Frame 1 (no input): blank canvas, image omitted
Frame 60 (no input): blank canvas, image omitted
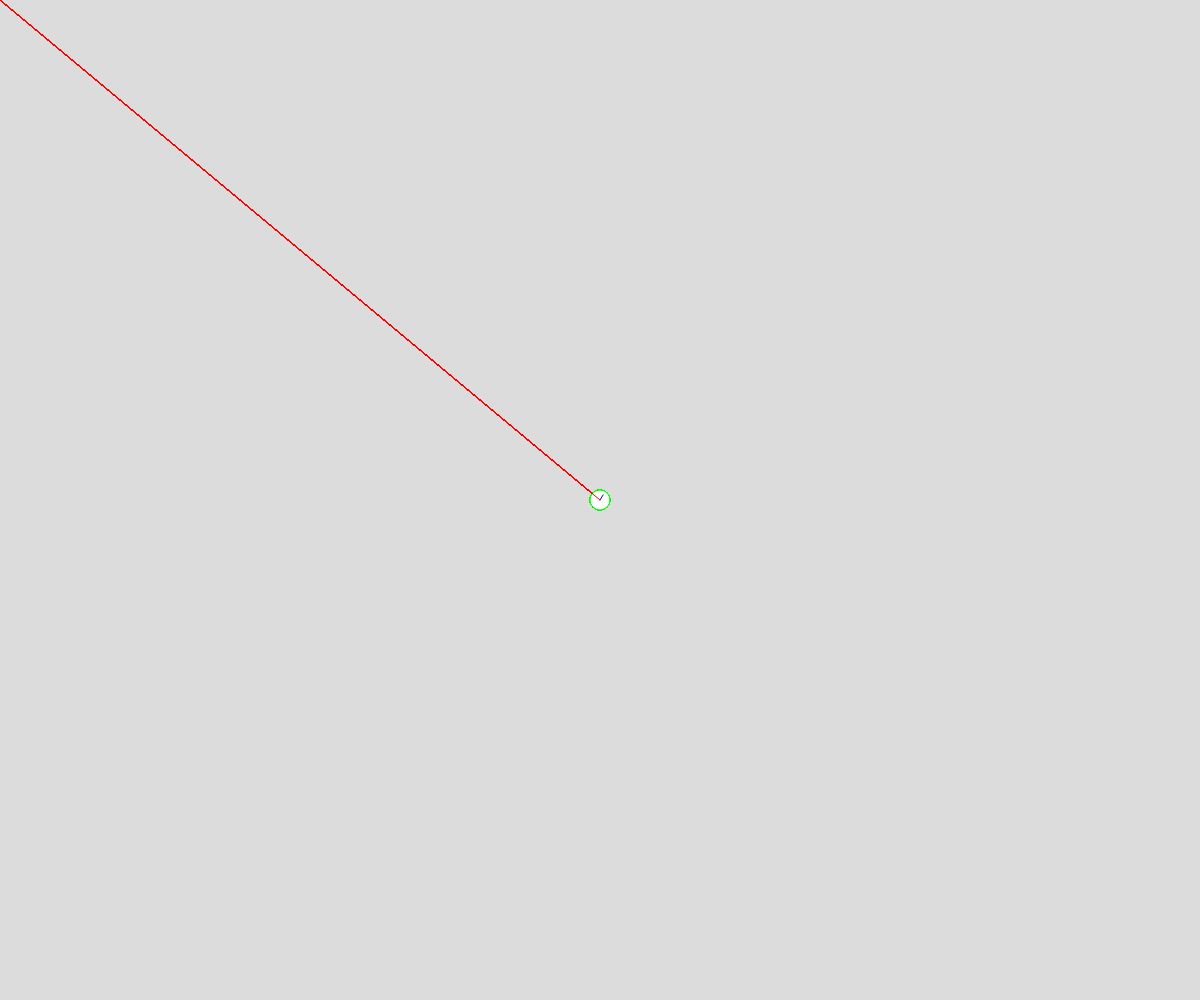
Frame 120 (the mouse pressed at the canvas centre since frame 60)

The p5.js sketch whose frames 1 and 60 were blank and that drew this single picture after the mouse press (run headless with seeded random() and noise() and a simulated clock; from frame 60 on, the mouse is pressed at the canvas centre):

// p5.js sketch
// ── sketch.js
// Vectors
// Jack Breckon
// Oct 27, 2026
let objects = [];


async function setup() {
  createCanvas(windowWidth, windowHeight);
  
}

function draw() {
  background(220);
  if(mouseIsPressed){
    objects.push(new Ball (mouseX,mouseY));

  }
  // process objects
  for (let o of objects){
    if(keyIsDown(' ')){
      o.move();
    }
    
    o.display();
  }
}

class Ball{
  constructor(x,y){
    this.pos = createVector(x,y);
    this.vel = createVector(random(0,5),-5);
    this.grav = createVector(0,0.2);
    this.force = createVector(0,0);
  }

  calcMouse(){
    //mouse vector attractor calculations
    this.force = createVector(mouseX,mouseY);
    this.force.sub(this.pos);
    this.force.normalize();
    this.force.mult(2);
  }

  move(){
    
    
    if (false){
      this.calcMouse();
      this.vel.add(this.force);
      //this.vel.limit(20);
    }
    else{
      this.vel.add(this.grav);
    }
    this.pos.add(this.vel);

    if (this.pos.x < 0 || this.pos.x > width){
      this.vel.x *= -1;
    }

    if(this.pos.y > height){
      this.vel.y *= -0.9;
    }
  }
  display(){
    circle(this.pos.x,this.pos.y,20);
    if(true){
      stroke(255,0,0);
      line(0,0,this.pos.x,this.pos.y);
      let endX = this.pos.x + this.vel.x;
      let endY = this.pos.y + this.vel.y;

      stroke(0,0,255);
      line(this.pos.x,this.pos.y,endX,endY);

      stroke(0,255,0);
      line(endX,endY,endX+this.grav.x,endY+this.grav.y);
    }


    // display the vectors
  }
}
